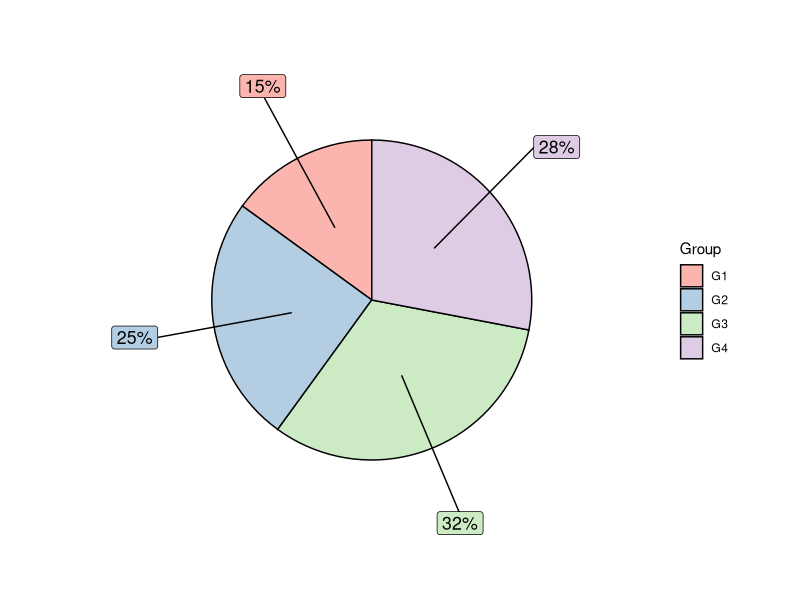
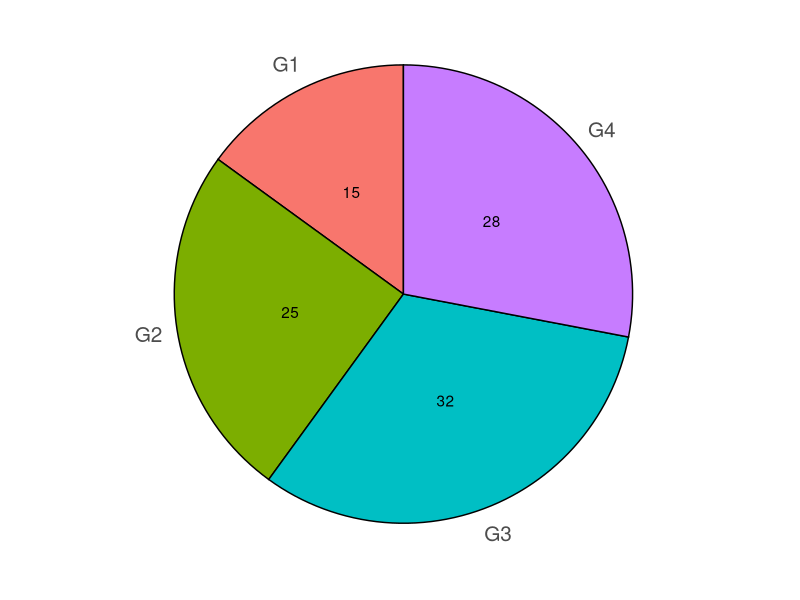

Reproduce these figures in R, in order.
library(ggplot2)
library(ggrepel)
library(tidyverse)

df <- data.frame(value = c(15, 25, 32, 28),
                 group = paste0("G", 1:4))

df2 <- df %>% 
  mutate(csum = rev(cumsum(rev(value))), 
         pos = value/2 + lead(csum, 1),
         pos = if_else(is.na(pos), value/2, pos))

ggplot(df, aes(x = "" , y = value, fill = fct_inorder(group))) +
  geom_col(width = 1, color = 1) +
  coord_polar(theta = "y") +
  scale_fill_brewer(palette = "Pastel1") +
  geom_label_repel(data = df2,
                   aes(y = pos, label = paste0(value, "%")),
                   size = 4.5, nudge_x = 1, show.legend = FALSE) +
  guides(fill = guide_legend(title = "Group")) +
  theme_void()


# Pie chart with values inside and labels outside
ggplot(df, aes(x = "", y = value, fill = fct_inorder(group))) +
  geom_col(width = 1, color = 1) +
  geom_text(aes(label = value),
            position = position_stack(vjust = 0.5)) +
  coord_polar(theta = "y") +
  guides(fill = guide_legend(title = "Group")) +
  scale_y_continuous(breaks = df2$pos, labels = df$group) +
  theme(axis.ticks = element_blank(),
        axis.title = element_blank(),
        axis.text = element_text(size = 15), 
        legend.position = "none", # Removes the legend
        panel.background = element_rect(fill = "white"))
